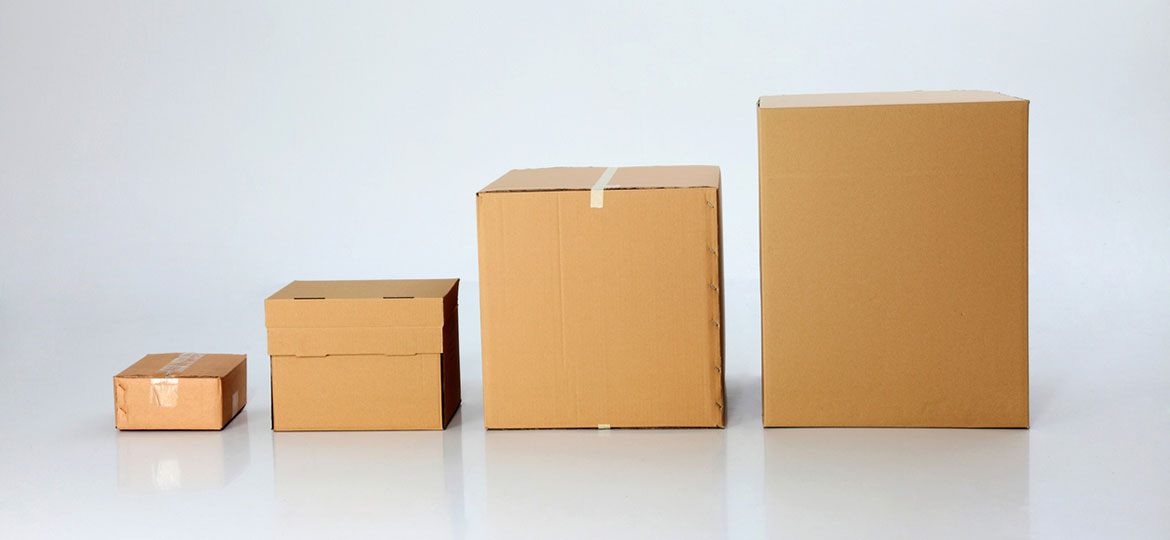
#> input picture image/find-the-right-box-size.jpg, 1170 x 540 px, found by its file name
$ python step1.py
#> lines starting #> are read from the running program, lines starting #| are printed output that depends on the picture; after the words box and inside, x2 and y2 are one past the last pixel; in counts of white or black regions, pixels touching at a corner belong together
import cv2
import numpy as np
# cv2 findContour

# 이미지의 테두리 치기

src = cv2.imread(
    "/Users/triplet_dev/python_study/image/find-the-right-box-size.jpg")
#> src is the input picture: shape (540, 1170, 3); mean B, G, R 184.4, 199.1, 211.4

gray = cv2.cvtColor(src, cv2.COLOR_BGR2GRAY)
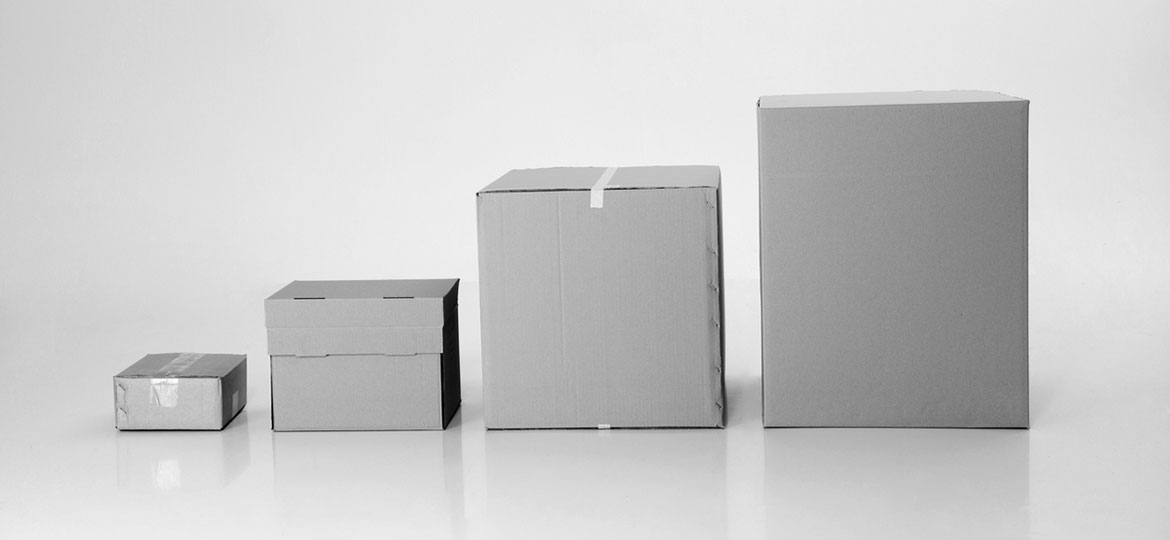
#> gray: shape (540, 1170); min 0, max 255, mean 201.1

# 가장 많이 사용
canny = cv2.Canny(src, 100, 255)
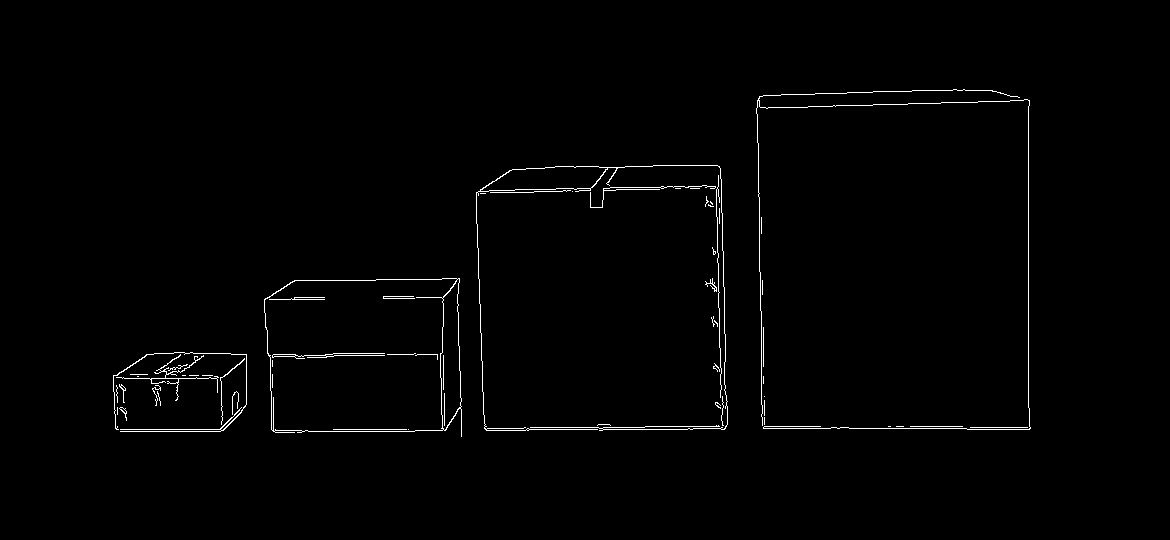
#> canny: shape (540, 1170); 1.1% white in thin lines or dots, all inside (x1, y1, x2, y2) = (113, 89, 1031, 437)
cv2.imshow("cnaay", canny)

# 윤곽선을 파란색으로 만들기
# 이미지에서 같은 레벨의 것들을 골라줌
contours, hierarchy = cv2.findContours(
    canny, cv2.RETR_EXTERNAL, cv2.CHAIN_APPROX_SIMPLE)
#> contours = 49 contours, 44 with area under 20; largest, box (x1, y1, x2, y2) and area: (264, 278, 462, 437) 28397, (476, 165, 728, 431) 2275, (113, 352, 247, 432) 62, (116, 354, 219, 401) 42, (119, 407, 127, 421) 23

for cnt in contours:
    x, y, w, h = cv2.boundingRect(cnt)
    area = cv2.contourArea(cnt)
    # print(area)
    print(w*h)
    wh = w*h
    # if area > 23:
    if wh > 1800 and w > 100 and h > 70:
        cv2.rectangle(src, (x, y), (x+w, y+h), (255, 0, 0), 1)
#> this loop made 49 passes
#> (x, y, w, h, area, wh) on passes 7, 27, 28, 34, 48: (119, 407, 8, 14, 23, 112), (116, 354, 103, 47, 42, 4841), (113, 352, 134, 80, 62, 10720), (264, 278, 198, 159, 28397, 31482), (476, 165, 252, 266, 2275, 67032)
#| 58
#| 53
#| 8
#| 3
#| 28
#| 8
#| 112
#| 8
#> (further printed lines are left out)
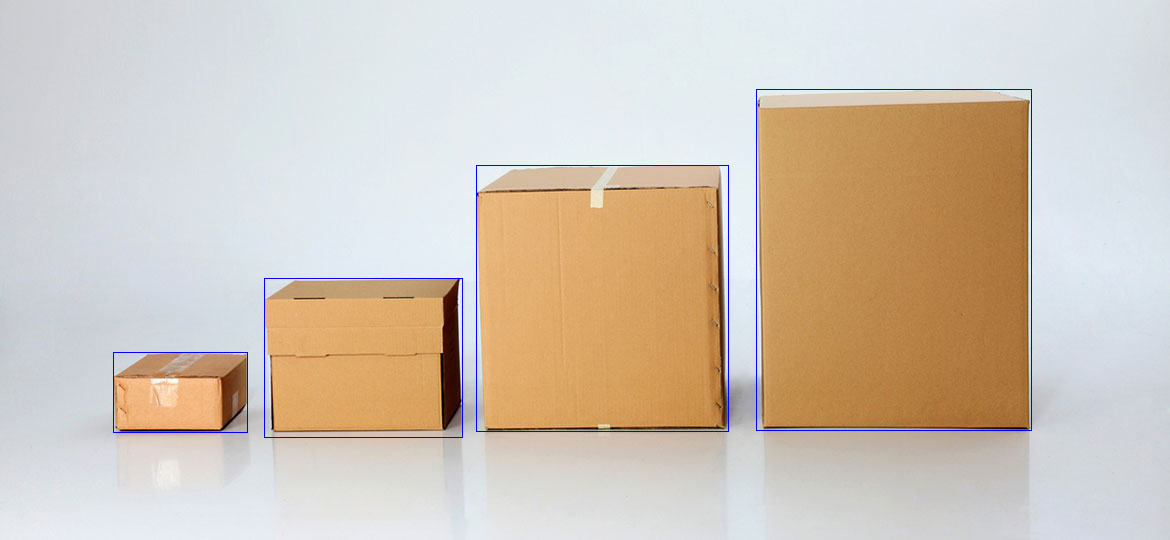
#> src: shape (540, 1170, 3); 0.54% of pixels changed, all inside (x1, y1, x2, y2) = (113, 89, 1032, 438)
    # cv2.rectangle(src, (x, y), (x+w, y+h), (255, 0, 0), 1)

cv2.imshow("src", src)

cv2.waitKey(0)
cv2.destroyAllWindows()
